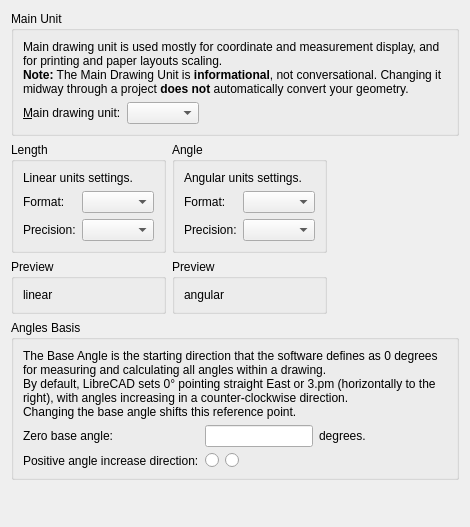
<?xml version="1.0" encoding="UTF-8"?>
<ui version="4.0">
 <class>LC_SettingsPageDrawingUnits</class>
 <widget class="QWidget" name="LC_SettingsPageDrawingUnits">
  <property name="geometry">
   <rect>
    <x>0</x>
    <y>0</y>
    <width>470</width>
    <height>527</height>
   </rect>
  </property>
  <layout class="QVBoxLayout" name="verticalLayout">
   <item>
    <widget class="QGroupBox" name="bgUnit">
     <property name="title">
      <string>Main Unit</string>
     </property>
     <layout class="QGridLayout" name="gridLayout">
      <item row="2" column="2">
       <widget class="QComboBox" name="cbUnit">
        <property name="toolTip">
         <string>Main Drawing Unit

Units of measurements to use in drawing </string>
        </property>
       </widget>
      </item>
      <item row="2" column="3">
       <spacer>
        <property name="orientation">
         <enum>Qt::Orientation::Horizontal</enum>
        </property>
        <property name="sizeHint" stdset="0">
         <size>
          <width>0</width>
          <height>0</height>
         </size>
        </property>
       </spacer>
      </item>
      <item row="2" column="1">
       <widget class="QLabel" name="lUnit">
        <property name="text">
         <string>&amp;Main drawing unit:</string>
        </property>
        <property name="buddy">
         <cstring>cbUnit</cstring>
        </property>
       </widget>
      </item>
      <item row="0" column="1" colspan="3">
       <widget class="QLabel" name="label_3">
        <property name="text">
         <string>Main drawing unit is used mostly for coordinate and measurement display, and for printing and paper layouts scaling.&lt;br&gt;
&lt;b&gt;Note:&lt;/b&gt; The Main Drawing Unit is &lt;b&gt;informational&lt;/b&gt;, not conversational. Changing it midway through a project &lt;b&gt;does not&lt;/b&gt; automatically convert your geometry. </string>
        </property>
        <property name="wordWrap">
         <bool>true</bool>
        </property>
       </widget>
      </item>
     </layout>
    </widget>
   </item>
   <item>
    <layout class="QGridLayout" name="gridLayout_2">
     <item row="0" column="0">
      <layout class="QVBoxLayout">
       <item>
        <widget class="QGroupBox" name="bgLength">
         <property name="title">
          <string>Length</string>
         </property>
         <layout class="QFormLayout">
          <item row="1" column="0">
           <widget class="QLabel" name="label">
            <property name="text">
             <string>Format:</string>
            </property>
            <property name="buddy">
             <cstring>cbLengthFormat</cstring>
            </property>
           </widget>
          </item>
          <item row="1" column="1">
           <widget class="QComboBox" name="cbLengthFormat">
            <property name="toolTip">
             <string>Linear Format

Format for displaying linear units.</string>
            </property>
           </widget>
          </item>
          <item row="2" column="0">
           <widget class="QLabel" name="label">
            <property name="text">
             <string>Precision:</string>
            </property>
            <property name="buddy">
             <cstring>cbLengthPrecision</cstring>
            </property>
           </widget>
          </item>
          <item row="2" column="1">
           <widget class="QComboBox" name="cbLengthPrecision">
            <property name="toolTip">
             <string>Linear Precision

Precision for displaying linear units (display only).</string>
            </property>
           </widget>
          </item>
          <item row="0" column="0" colspan="2">
           <widget class="QLabel" name="label_4">
            <property name="text">
             <string>Linear units settings.</string>
            </property>
           </widget>
          </item>
         </layout>
        </widget>
       </item>
       <item>
        <widget class="QGroupBox" name="bgLengthPreview">
         <property name="title">
          <string>Preview</string>
         </property>
         <layout class="QHBoxLayout">
          <item>
           <widget class="QLabel" name="lLinear">
            <property name="text">
             <string>linear</string>
            </property>
           </widget>
          </item>
         </layout>
        </widget>
       </item>
      </layout>
     </item>
     <item row="0" column="1">
      <layout class="QVBoxLayout">
       <item>
        <widget class="QGroupBox" name="bgAngle">
         <property name="title">
          <string>Angle</string>
         </property>
         <layout class="QFormLayout">
          <item row="1" column="0">
           <widget class="QLabel" name="label">
            <property name="text">
             <string>Format:</string>
            </property>
            <property name="buddy">
             <cstring>cbAngleFormat</cstring>
            </property>
           </widget>
          </item>
          <item row="1" column="1">
           <widget class="QComboBox" name="cbAngleFormat"/>
          </item>
          <item row="2" column="0">
           <widget class="QLabel" name="label">
            <property name="text">
             <string>Precision:</string>
            </property>
            <property name="buddy">
             <cstring>cbAnglePrecision</cstring>
            </property>
           </widget>
          </item>
          <item row="2" column="1">
           <widget class="QComboBox" name="cbAnglePrecision"/>
          </item>
          <item row="0" column="0" colspan="2">
           <widget class="QLabel" name="label_5">
            <property name="text">
             <string>Angular units settings.</string>
            </property>
           </widget>
          </item>
         </layout>
        </widget>
       </item>
       <item>
        <widget class="QGroupBox" name="bgAnglePreview">
         <property name="title">
          <string>Preview</string>
         </property>
         <layout class="QHBoxLayout">
          <item>
           <widget class="QLabel" name="lAngular">
            <property name="text">
             <string>angular</string>
            </property>
           </widget>
          </item>
         </layout>
        </widget>
       </item>
      </layout>
     </item>
     <item row="0" column="2">
      <spacer name="horizontalSpacer_3">
       <property name="orientation">
        <enum>Qt::Orientation::Horizontal</enum>
       </property>
       <property name="sizeHint" stdset="0">
        <size>
         <width>0</width>
         <height>0</height>
        </size>
       </property>
      </spacer>
     </item>
    </layout>
   </item>
   <item>
    <widget class="QGroupBox" name="groupBox_6">
     <property name="title">
      <string>Angles Basis</string>
     </property>
     <layout class="QGridLayout">
      <item row="1" column="2">
       <widget class="QLabel" name="label">
        <property name="text">
         <string>degrees.</string>
        </property>
       </widget>
      </item>
      <item row="2" column="0">
       <widget class="QLabel" name="label">
        <property name="text">
         <string>Positive angle increase direction:</string>
        </property>
        <property name="buddy">
         <cstring>rbAngleBasePositive</cstring>
        </property>
       </widget>
      </item>
      <item row="1" column="1">
       <widget class="QLineEdit" name="leAngleBaseZero">
        <property name="toolTip">
         <string>Base Angle

Zero base angle relative to the current user coordinate system.
Affects polar coordinates input, snap to angle. 0.0 is 3pm.</string>
        </property>
       </widget>
      </item>
      <item row="1" column="0">
       <widget class="QLabel" name="label">
        <property name="text">
         <string>Zero base angle:</string>
        </property>
        <property name="buddy">
         <cstring>leAngleBaseZero</cstring>
        </property>
       </widget>
      </item>
      <item row="1" column="3">
       <spacer name="horizontalSpacer">
        <property name="orientation">
         <enum>Qt::Orientation::Horizontal</enum>
        </property>
        <property name="sizeHint" stdset="0">
         <size>
          <width>0</width>
          <height>0</height>
         </size>
        </property>
       </spacer>
      </item>
      <item row="0" column="0" colspan="4">
       <widget class="QLabel" name="label_2">
        <property name="text">
         <string>The Base Angle is the starting direction that the software defines as 0 degrees for measuring and calculating all angles within a drawing.&lt;br&gt;By default, LibreCAD sets 0° pointing straight East or 3.pm (horizontally to the right), with angles increasing in a counter-clockwise direction. &lt;br&gt;Changing the base angle shifts this reference point.</string>
        </property>
        <property name="wordWrap">
         <bool>true</bool>
        </property>
       </widget>
      </item>
      <item row="2" column="1" colspan="2">
       <layout class="QHBoxLayout">
        <item>
         <widget class="QRadioButton" name="rbAngleBasePositive">
          <property name="toolTip">
           <string>Positive Angles Direction

Counterclockwise, 90 degrees is north.</string>
          </property>
          <property name="icon">
           <iconset>
            <normaloff>:/icons/dirpos_plus.lci</normaloff>:/icons/dirpos_plus.lci</iconset>
          </property>
         </widget>
        </item>
        <item>
         <widget class="QRadioButton" name="rbAngleBaseNegative">
          <property name="toolTip">
           <string>Positive Angles Direction

Clockwise, 90 degrees is south.</string>
          </property>
          <property name="icon">
           <iconset>
            <normaloff>:/icons/dirneg_plus.lci</normaloff>:/icons/dirneg_plus.lci</iconset>
          </property>
         </widget>
        </item>
        <item>
         <spacer name="horizontalSpacer_2">
          <property name="orientation">
           <enum>Qt::Orientation::Horizontal</enum>
          </property>
          <property name="sizeHint" stdset="0">
           <size>
            <width>0</width>
            <height>0</height>
           </size>
          </property>
         </spacer>
        </item>
       </layout>
      </item>
     </layout>
    </widget>
   </item>
   <item>
    <spacer>
     <property name="orientation">
      <enum>Qt::Orientation::Vertical</enum>
     </property>
     <property name="sizeHint" stdset="0">
      <size>
       <width>0</width>
       <height>0</height>
      </size>
     </property>
    </spacer>
   </item>
  </layout>
 </widget>
 <resources/>
 <connections/>
</ui>
